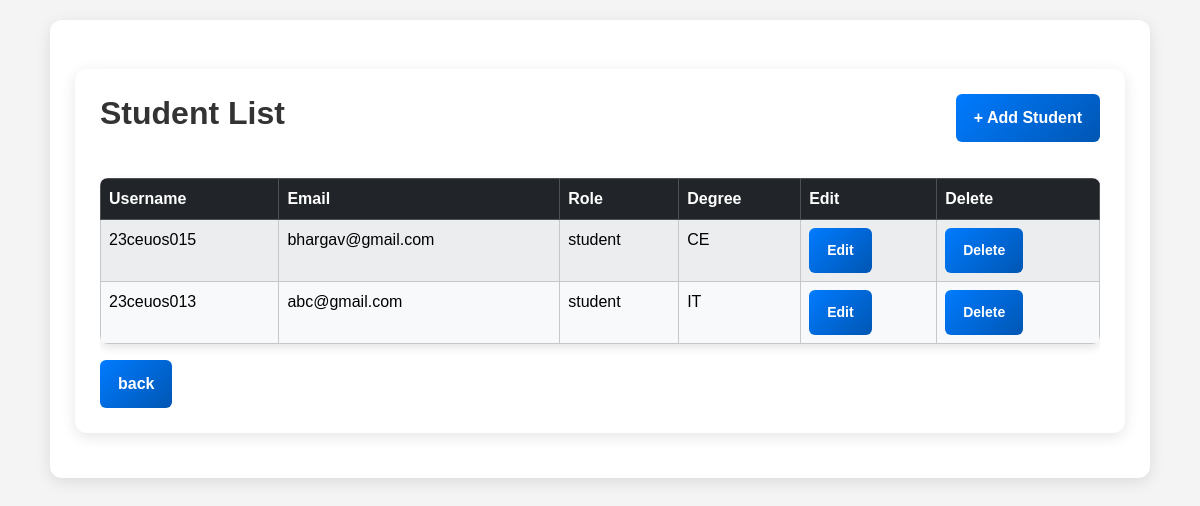
The app's page /admin_app/admin_dashboard/manage_user/student_info (signed in) with its own data.
### admin_app/models.py (models this page shows, shortened)
class Student(models.Model):
    DEGREE_CHOICES = [
        ("CE", "Computer Engineering"),
        ("IT", "Information Technology"),
        ("EC", "Electronics & Communication"),
    ]
    user = models.OneToOneField(CustomUser, on_delete=models.CASCADE, related_name="student_id")
    name = models.CharField(max_length=100)
    image = models.ImageField(upload_to='photos/', default="ava3.jpg")
    mobile_no = models.CharField(max_length=15)
    degree = models.CharField(max_length=50, choices=DEGREE_CHOICES)
    graduation_date = models.DateField()
    subjects = models.ManyToManyField(Subject, blank=True)

### registration/models.py (models this page shows)
class CustomUser(AbstractUser):
    ROLE_CHOICES = [
        ("student", "Student"),
        ("faculty", "Faculty"),
        ("admin", "Admin"),
    ]
    role = models.CharField(max_length=10, choices=ROLE_CHOICES, default="student")

### admin_app/views.py (the view)
# urls.py: path("admin_dashboard/manage_user/student_info", views.student_info, name="student_info"),
@staff_member_required
def student_info(request):
    students = Student.objects.all()
    return render(request, "admin_app/student_info.html", {"students": students})

### admin_app/templates/admin_app/student_info.html (shortened to what this page needs)
{% extends "layout.html" %}
{% block container %}
<div class="container mt-4">
    <div class="d-flex justify-content-between mb-3">
        <h2>Student List</h2>
        <a href="{% url 'admin_app:student_add' %}" class="btn btn-success">+ Add Student</a>
    </div>
    <div class="table-responsive">
        <table class="table table-bordered table-striped">
            <thead class="table-dark">
                <tr>
                    <th>Username</th>
                    <th>Email</th>
                    <th>Role</th>
                    <th>Degree</th>
                    <th>Edit</th>
                    <th>Delete</th>
                </tr>
            </thead>
            <tbody class="table-light">
                {% for student in students %}
                <tr>
                    <td>{{ student.user.username }}</td>
                    <td>{{ student.user.email }}</td>
                    <td>{{ student.user.role }}</td>
                    <td>{{ student.degree }}</td>
                    <td>
                        <a href="{% url 'admin_app:student_edit' student.id %}" class="btn btn-warning btn-sm">Edit</a>
                    </td>
                    <td>
                        <a href="{% url 'admin_app:student_delete' student.id %}" class="btn btn-danger btn-sm" onclick="return confirm('Are you sure you want to delete this student?');">Delete</a>
                    </td>
                </tr>
                {% endfor %}
            </tbody>
        </table>
    </div>
    <a href="{% url 'admin_app:admin_dashboard' %}" class="btn btn-primary">back</a>
</div>
{% endblock %}

### records on screen
Student: user.username "23ceuos015", user.email "bhargav@gmail.com", user.role "student", degree "CE"
Student: user.username "23ceuos013", user.email "abc@gmail.com", user.role "student", degree "IT"
